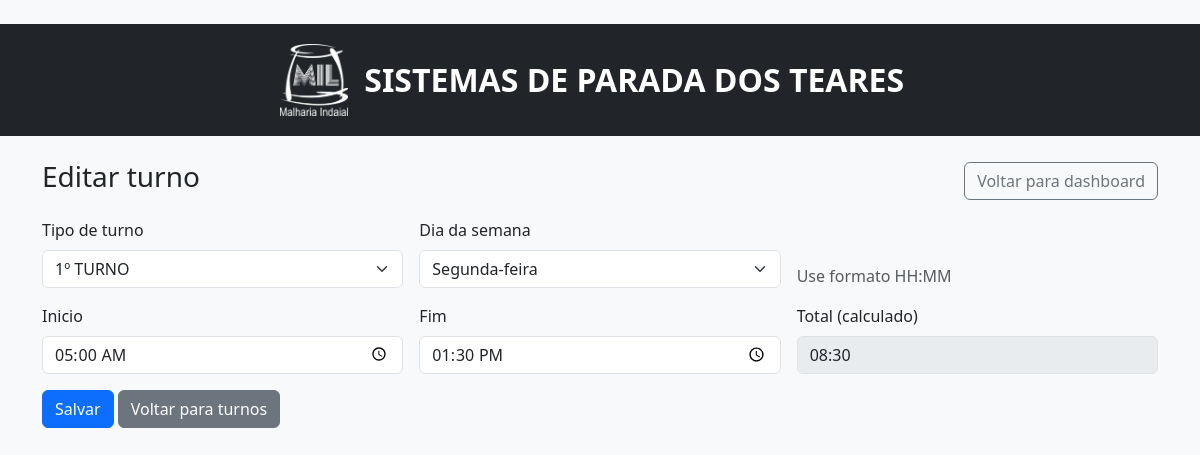
The app's page /shifts/1/edit (signed in) with its own data.
### tables this page shows
CREATE TABLE "shifts" (
                    id INTEGER PRIMARY KEY AUTOINCREMENT,
                    shift_type_id INTEGER,
                    day INTEGER NOT NULL DEFAULT 0,
                    start_1 TEXT,
                    end_1 TEXT,
                    total_minutes INTEGER NOT NULL DEFAULT 0,
                    FOREIGN KEY (shift_type_id) REFERENCES shift_types(id)
                );

CREATE TABLE shift_types (id INTEGER PRIMARY KEY AUTOINCREMENT, name TEXT NOT NULL UNIQUE);

### app.py (the view, shortened to what this page needs)
@app.route('/shifts/<int:shift_id>/edit', methods=['GET', 'POST'])
@login_required
@level_required([5, 6])
def shifts_edit(shift_id):
    db = get_db()
    shift = db.execute('SELECT * FROM shifts WHERE id = ?', (shift_id,)).fetchone()
    if not shift:
        flash('Turno não encontrado.', 'danger')
        return redirect(url_for('shifts_list'))
    shift_types = db.execute('SELECT id, name FROM shift_types ORDER BY name').fetchall()
    return render_template(
        'shift_form.html',
        action_url=url_for('shifts_edit', shift_id=shift_id),
        shift=shift,
        shift_types=shift_types,
    )

### app.py (called while the page is built)
def user_level() -> int:
    try:
        return int(session.get('level', 0))
    except Exception:
        return 0

def level_required(allowed_levels):
    def decorator(func):
        @wraps(func)
        def wrapper(*args, **kwargs):
            if user_level() not in allowed_levels:
                flash('Acesso negado.', 'danger')
                return redirect(url_for('dashboard'))
            return func(*args, **kwargs)
        return wrapper
    return decorator

def format_total(total_minutes: Optional[int]) -> str:
    if total_minutes is None:
        return '-'
    hours = total_minutes // 60
    minutes = total_minutes % 60
    return f"{hours:02d}:{minutes:02d}"

def day_label(day: Optional[int]) -> str:
    try:
        return DAY_LABELS[int(day)]
    except Exception:
        return '-'

def login_required(view):
    @wraps(view)
    def wrapped(*args, **kwargs):
        if 'user_id' not in session:
            flash('Faça login para continuar.', 'warning')
            return redirect(url_for('login'))
        return view(*args, **kwargs)
    return wrapped

@app.context_processor
def inject_helpers():
    return {
        'day_label': day_label,
        'format_total': format_total,
        'user_level': user_level,
        'level_allowed': level_allowed,
    }

def ensure_reasons_seed(db: sqlite3.Connection) -> None:
    existing_codes = {row['code'] for row in db.execute('SELECT code FROM reasons').fetchall()}
    missing = [(code, desc) for code, desc in REASONS_SEED if code not in existing_codes]
    if missing:
        db.executemany('INSERT OR IGNORE INTO reasons (code, description) VALUES (?, ?)', missing)
        db.commit()

### templates/shift_form.html (shortened to what this page needs)
﻿{% extends "base.html" %}
{% block content %}
<div class="d-flex justify-content-between align-items-center mb-3">
  <h3>{{ 'Editar turno' if shift else 'Novo turno' }}</h3>
  <a class="btn btn-outline-secondary" href="{{ url_for('dashboard') }}">Voltar para dashboard</a>
</div>
<form method="post" action="{{ action_url }}" class="row g-3">
  <div class="col-md-4">
    <label class="form-label">Tipo de turno</label>
    <select class="form-select" name="shift_type_id">
      {% for t in shift_types %}
      <option value="{{ t.id }}" {% if shift and shift['shift_type_id'] == t.id %}selected{% endif %}>{{ t.name }}</option>
      {% endfor %}
    </select>
  </div>
  <div class="col-md-4">
    <label class="form-label">Dia da semana</label>
    <select class="form-select" name="day" required>
      {% for idx in range(0,7) %}
      <option value="{{ idx }}" {% if shift and shift['day'] == idx %}selected{% endif %}>{{ day_label(idx) }}</option>
      {% endfor %}
    </select>
  </div>
  <div class="col-md-4 d-flex align-items-end">
    <div class="text-muted">Use formato HH:MM</div>
  </div>
  <div class="col-md-4">
    <label class="form-label">Inicio</label>
    <input class="form-control" type="time" name="start_1" value="{{ shift['start_1'] if shift else '' }}" required>
  </div>
  <div class="col-md-4">
    <label class="form-label">Fim</label>
    <input class="form-control" type="time" name="end_1" value="{{ shift['end_1'] if shift else '' }}" required>
  </div>
  {% if shift %}
  <div class="col-md-4">
    <label class="form-label">Total (calculado)</label>
    <input class="form-control" type="text" value="{{ format_total(shift['total_minutes']) }}" disabled>
  </div>
  {% endif %}
  <div class="col-12">
    <button class="btn btn-primary" type="submit">Salvar</button>
    <a class="btn btn-secondary" href="{{ url_for('shifts_list') }}">Voltar para turnos</a>
  </div>
</form>
{% endblock %}

### records on screen
shifts: shift_type_id "1º TURNO", day "Segunda-feira", start_1 "05:00", end_1 "13:30", total_minutes "08:30"

### other values on screen
{{ 'Editar turno' if shift else 'Novo turno' }} "Editar turno"
